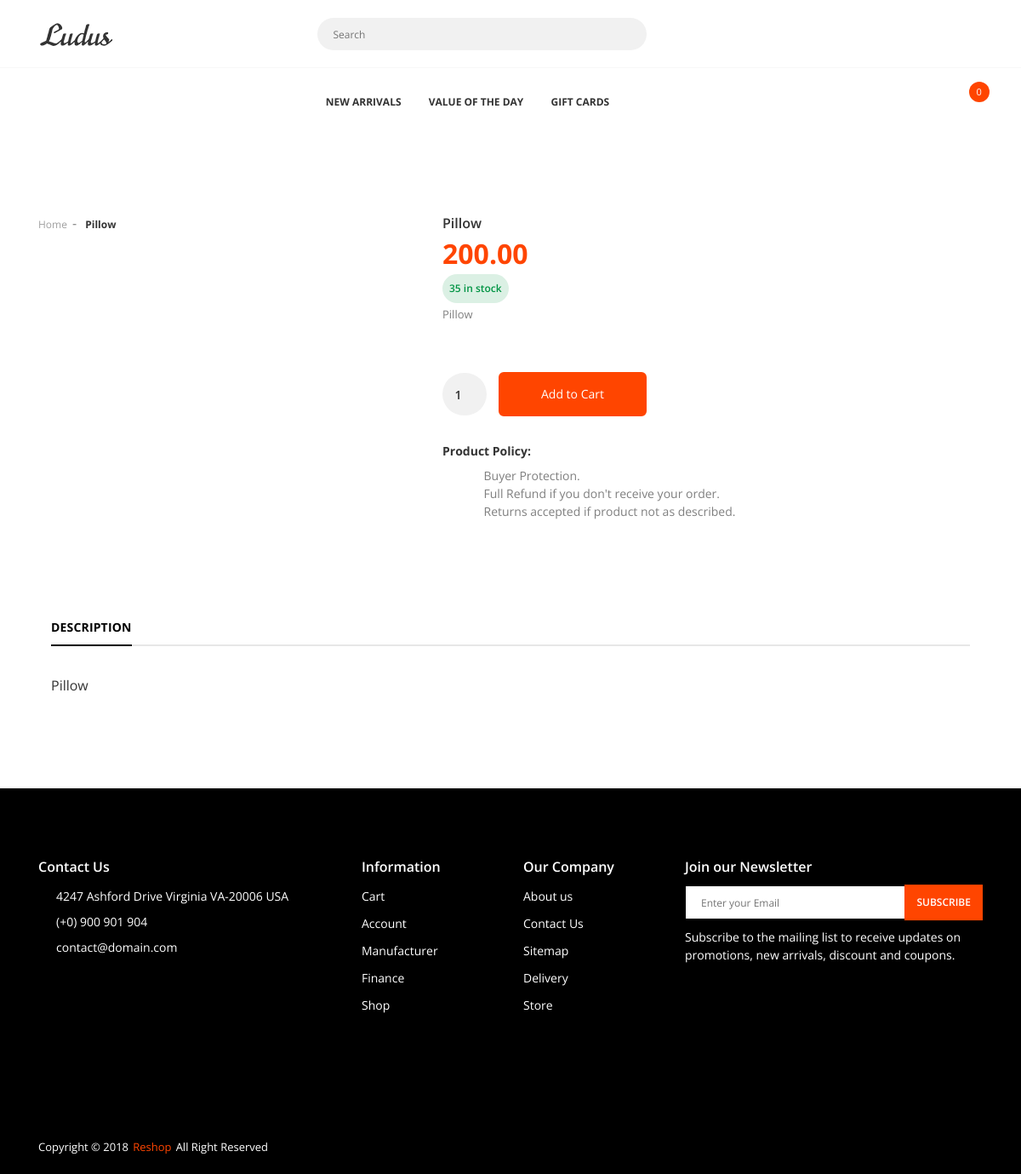
The app's page /product/2, older data.
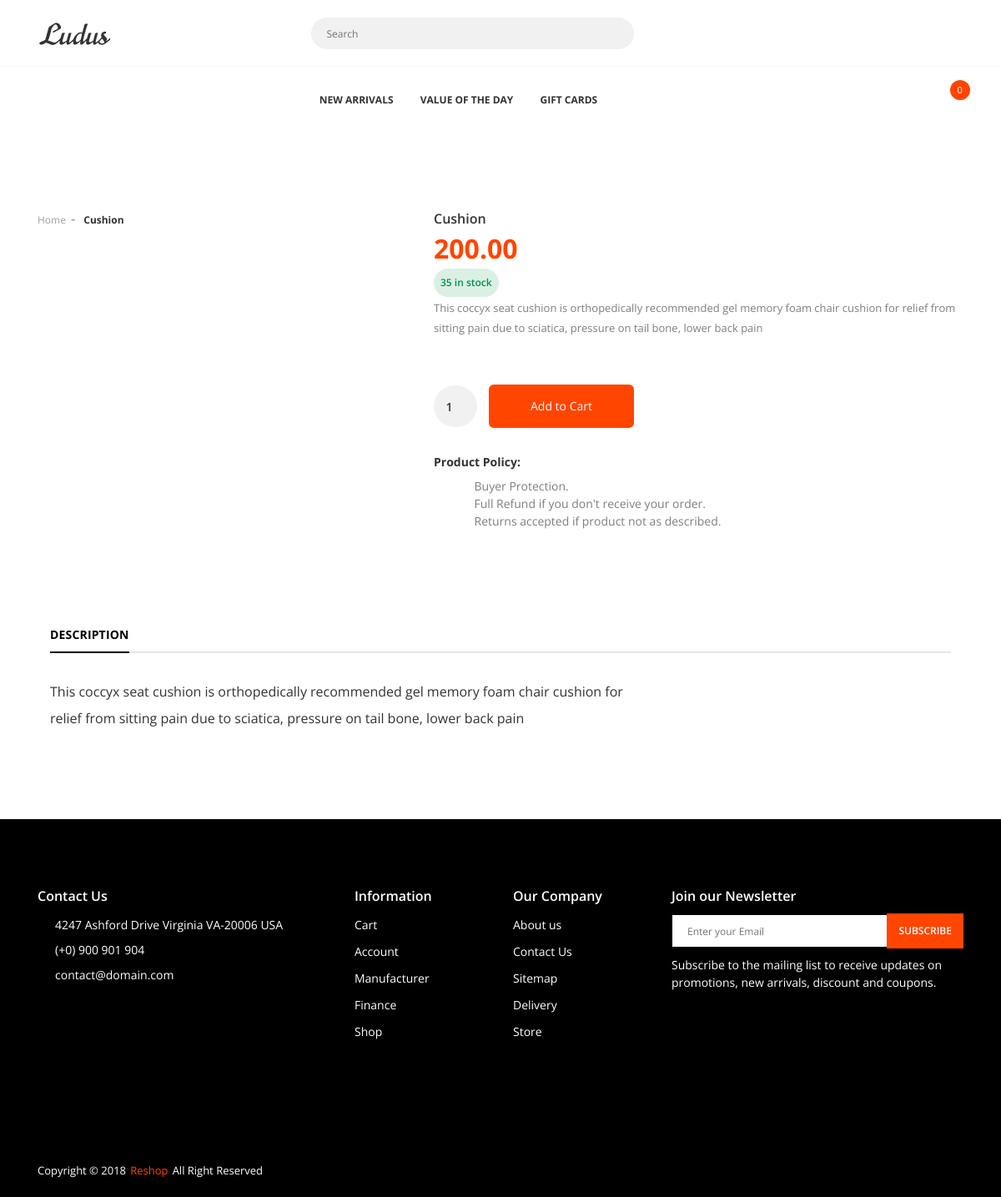
The same page, newer data.
### Main/models.py (models this page shows, shortened)
class Addproduct(db.Model):
    id = db.Column(db.Integer, primary_key=True)
    name = db.Column(db.String(40), nullable=False)
    price = db.Column(db.Numeric(10, 2), nullable=False)
    discount = db.Column(db.Integer, default=0)
    stock = db.Column(db.Integer, nullable=False)
    desc = db.Column(db.Text, nullable=False)
    pub_date = db.Column(db.DateTime, nullable=False, default=datetime.utcnow)
    category_id = db.Column(db.Integer, db.ForeignKey('category.id'),nullable=False)
    category = db.relationship('Category',backref=db.backref('categories', lazy=True))
    image1 = db.Column(db.String(150), nullable=False, default='image1.jpg')
    image2 = db.Column(db.String(150), nullable=False, default='image2.jpg')
    image3 = db.Column(db.String(150), nullable=False, default='image3.jpg')
    merchant_id = db.Column(db.Integer, db.ForeignKey('merchant.id'), nullable=False)
    merchant = db.relationship('Merchant', backref=db.backref('merchant', lazy=True))
    merchant_name = db.Column(db.String(45), nullable=False)
    merchant_phone = db.Column(db.String(8), nullable=False)
    merchant_address = db.Column(db.Text, nullable=False)

### Main/routes.py (the view)
@app.route('/product/<int:id>',methods=['GET','POST'])
def product(id):
	product=Addproduct.query.get_or_404(id)
	return render_template('product-detail.html',product=product)

### Main/templates/product-detail.html (shortened to what the changed rows need)
{% extends "layout.html" %}
{% block head %}
{{ super() }}
{% endblock head %}
{% block content %}
        <div class="app-content">
            <div class="u-s-p-t-90">
                <div class="container">
                    <div class="row">
                        <div class="col-lg-5">
                            <div class="pd-breadcrumb u-s-m-b-30">
                                <ul class="pd-breadcrumb__list">
                                    <li class="is-marked">
                                        <a href="{{url_for('product',id=product.id)}}">{{product.name}}</a></li>
                                </ul>
                            </div>
                        </div>
                        <div class="col-lg-7">
                            <div class="pd-detail">
                                <div>
                                    <span class="pd-detail__name">{{product.name}}</span></div>
                                <div>
                                    <div class="pd-detail__inline">
                                        {% if product.discount > 0 %}
                                            <span class="pd-detail__price">{{product.price - (product.price*product.discount/100)}}</span>
                                            <span class="pd-detail__discount">({{product.discount}}% OFF)</span><del class="pd-detail__del">{{product.price}}</del>
                                        {% else %}
                                            <span class="pd-detail__price">{{product.price}}</span>
                                        {% endif %}
                                </div>
                                <div class="u-s-m-b-15">
                                    <div class="pd-detail__inline">
                                        <span class="pd-detail__stock">{{product.stock}} in stock</span>
                                </div>
                                <div class="u-s-m-b-15">
                                    <span class="pd-detail__preview-desc">{{product.desc}}</span>
                                </div>
                            </div>
                        </div>
                    </div>
                </div>
            </div>
            <div class="u-s-p-y-90">
                <div class="container">
                    <div class="row">
                        <div class="col-lg-12">
                            <div class="pd-tab">
                                <div class="tab-content">
                                    <div class="tab-pane fade show active" id="pd-desc">
                                        <div class="pd-tab__desc">
                                            <div class="u-s-m-b-15">
                                                <p>{{product.desc}}</p>
                                            </div>
                                        </div>
                                    </div>
                                </div>
                            </div>
                        </div>
                    </div>
                </div>
            </div>
        </div>
{% endblock content %}

Row changes from the older to the newer data that the page shows:
changed Addproduct: name "Pillow" → "Cushion"; desc "Pillow" → "This coccyx seat cushion is orthopedically recommended gel memory foam chair cushion for relief from sitting pain due to sciatica, pressure on tail bone, lower back pain"
